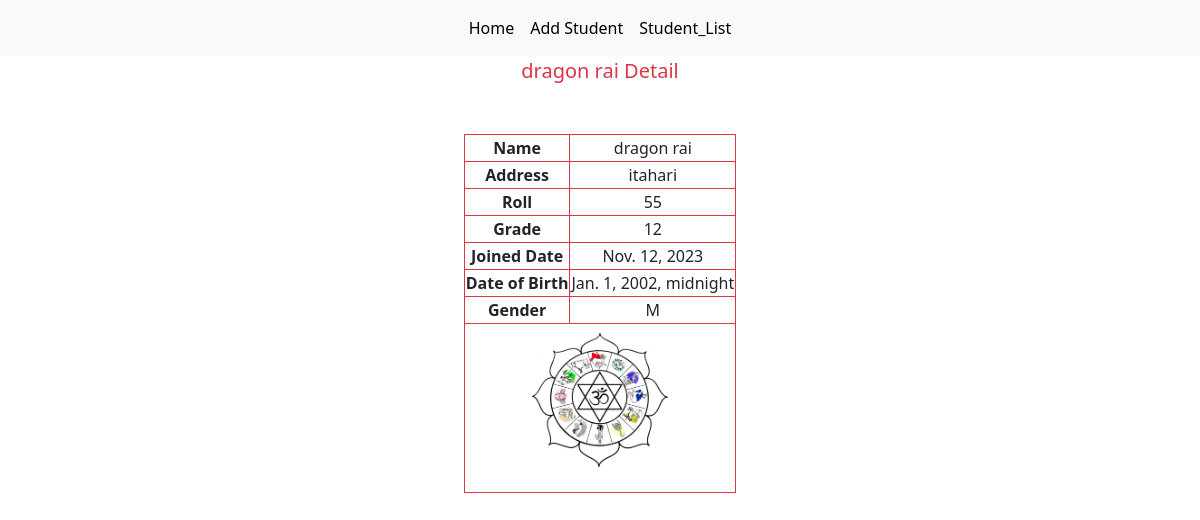
Screenshot of /studentdetail/18 with the database file from the repository.
### school/models.py (models this page shows, shortened)
class Student(models.Model):
    name= models.CharField(max_length=100)
    address=models.CharField(max_length=100)
    roll= models.IntegerField(unique=True)
    grade= models.IntegerField()
    email=models.EmailField(max_length=150)
    gender= models.CharField(choices=GENDER_CHOICES,max_length=6, null=True, default='Male')
    add_date= models.DateField(auto_now_add=True, null=True)
    dob= models.DateField("Date of Birth(mm/dd/yyyy)",null= True, auto_now_add=False, auto_now=False)
    pic= models.ImageField(upload_to= 'images/', null=True)

### school/views.py (the view)
# urls.py: path('studentdetail/<int:pk>', StudentDetail.as_view(), name='studentdetail'),
class StudentDetail(DetailView):
    model= Student
    template_name='student_detail.html'

### templates/student_detail.html (shortened to what this page needs)
{% extends 'base.html' %}
{% load static %}
{% block css %} <link rel="stylesheet" href="{% static 'css/student_detail.css' %}">  {% endblock css %}
{% block bodycontent %}
<div class="container">
    <p class="text-center fs-5 text-decoration-unerline text-danger">{{student.name}} Detail </p>
    <table class="mx-auto table-bordered border-danger mt-5 text-center">
      <tr>
        <th>Name</th><td>{{student.name}}</td>
      </tr>
      <tr>
        <th>Address</th><td>{{student.address}}</td>
      </tr>
      <tr>
        <th>Roll</th><td>{{student.roll}}</td>
      </tr>
      <tr>
        <th>Grade</th><td>{{student.grade}}</td>
      </tr>
      <tr>
        <th>Joined Date</th><td>{{student.add_date}}</td>
      </tr>
      <tr>
        <th>Date of Birth</th><td>{{student.dob}}</td>
      </tr>
      <tr>
        <th>Gender</th><td>{{student.gender}}</td>
      </tr>
      <tr>
      <th colspan="2">
        <p><img src="{{ student.pic.url }}" class="upload_image text-center py-2" alt="Uploaded Image"></p>
      </th>
    </tr>
    </table>
</div>
{% endblock bodycontent %}

### static/css/student_detail.css (style rules this page uses)
.upload_image { width:160x; height:150px; text-align:center; }

### rows the page displays
Student: name "dragon rai", address "itahari", roll "55", grade "12", add_date "Nov. 12, 2023", dob "Jan. 1, 2002, midnight", gender "M", pic (picture)
